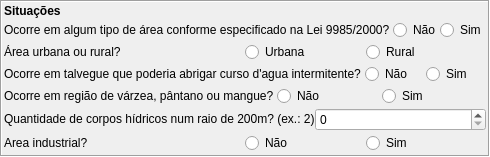
        <widget class="QFrame" name="frame_11">
         <property name="frameShape">
          <enum>QFrame::Box</enum>
         </property>
         <property name="frameShadow">
          <enum>QFrame::Sunken</enum>
         </property>
         <layout class="QVBoxLayout" name="verticalLayout_2">
          <property name="spacing">
           <number>2</number>
          </property>
          <property name="leftMargin">
           <number>2</number>
          </property>
          <property name="topMargin">
           <number>2</number>
          </property>
          <property name="rightMargin">
           <number>2</number>
          </property>
          <property name="bottomMargin">
           <number>2</number>
          </property>
          <item>
           <widget class="QLabel" name="lbSituacoes">
            <property name="sizePolicy">
             <sizepolicy hsizetype="Preferred" vsizetype="Fixed">
              <horstretch>0</horstretch>
              <verstretch>0</verstretch>
             </sizepolicy>
            </property>
            <property name="text">
             <string>&lt;html&gt;&lt;head/&gt;&lt;body&gt;&lt;p&gt;&lt;span style=&quot; font-weight:600;&quot;&gt;Situações&lt;/span&gt;&lt;/p&gt;&lt;/body&gt;&lt;/html&gt;</string>
            </property>
           </widget>
          </item>
          <item>
           <widget class="QFrame" name="frame">
            <property name="frameShape">
             <enum>QFrame::NoFrame</enum>
            </property>
            <property name="frameShadow">
             <enum>QFrame::Sunken</enum>
            </property>
            <layout class="QHBoxLayout" name="horizontalLayout_7">
             <property name="spacing">
              <number>0</number>
             </property>
             <property name="leftMargin">
              <number>0</number>
             </property>
             <property name="topMargin">
              <number>0</number>
             </property>
             <property name="rightMargin">
              <number>0</number>
             </property>
             <property name="bottomMargin">
              <number>0</number>
             </property>
             <item>
              <widget class="QLabel" name="lbLei9985">
               <property name="sizePolicy">
                <sizepolicy hsizetype="Preferred" vsizetype="Fixed">
                 <horstretch>0</horstretch>
                 <verstretch>0</verstretch>
                </sizepolicy>
               </property>
               <property name="text">
                <string>&lt;html&gt;&lt;head/&gt;&lt;body&gt;&lt;p&gt;Ocorre em algum tipo de área conforme especificado na Lei 9985/2000? &lt;/p&gt;&lt;/body&gt;&lt;/html&gt;</string>
               </property>
              </widget>
             </item>
             <item>
              <layout class="QHBoxLayout" name="horizontalLayout_4">
               <item>
                <widget class="QRadioButton" name="rbLei9985_0">
                 <property name="text">
                  <string>Não</string>
                 </property>
                </widget>
               </item>
               <item>
                <widget class="QRadioButton" name="rbLei9985_1">
                 <property name="text">
                  <string>Sim</string>
                 </property>
                </widget>
               </item>
              </layout>
             </item>
            </layout>
           </widget>
          </item>
          <item>
           <widget class="QFrame" name="frame_3">
            <property name="frameShape">
             <enum>QFrame::NoFrame</enum>
            </property>
            <property name="frameShadow">
             <enum>QFrame::Raised</enum>
            </property>
            <layout class="QHBoxLayout" name="horizontalLayout_8">
             <property name="spacing">
              <number>0</number>
             </property>
             <property name="leftMargin">
              <number>0</number>
             </property>
             <property name="topMargin">
              <number>0</number>
             </property>
             <property name="rightMargin">
              <number>0</number>
             </property>
             <property name="bottomMargin">
              <number>0</number>
             </property>
             <item>
              <widget class="QLabel" name="lbAreaRuralUrbana">
               <property name="sizePolicy">
                <sizepolicy hsizetype="Preferred" vsizetype="Fixed">
                 <horstretch>0</horstretch>
                 <verstretch>0</verstretch>
                </sizepolicy>
               </property>
               <property name="text">
                <string>&lt;html&gt;&lt;head/&gt;&lt;body&gt;&lt;p&gt;Área urbana ou rural? &lt;/p&gt;&lt;/body&gt;&lt;/html&gt;</string>
               </property>
              </widget>
             </item>
             <item>
              <layout class="QHBoxLayout" name="horizontalLayout">
               <item>
                <widget class="QRadioButton" name="rbAreaUrbanaRural_0">
                 <property name="text">
                  <string>Urbana</string>
                 </property>
                </widget>
               </item>
               <item>
                <widget class="QRadioButton" name="rbAreaUrbanaRural_1">
                 <property name="text">
                  <string>Rural</string>
                 </property>
                </widget>
               </item>
              </layout>
             </item>
            </layout>
           </widget>
          </item>
          <item>
           <widget class="QFrame" name="frame_4">
            <property name="frameShape">
             <enum>QFrame::NoFrame</enum>
            </property>
            <property name="frameShadow">
             <enum>QFrame::Raised</enum>
            </property>
            <layout class="QHBoxLayout" name="horizontalLayout_15">
             <property name="spacing">
              <number>0</number>
             </property>
             <property name="leftMargin">
              <number>0</number>
             </property>
             <property name="topMargin">
              <number>0</number>
             </property>
             <property name="rightMargin">
              <number>0</number>
             </property>
             <property name="bottomMargin">
              <number>0</number>
             </property>
             <item>
              <widget class="QLabel" name="lbOcorrenciaTalvegue">
               <property name="sizePolicy">
                <sizepolicy hsizetype="Preferred" vsizetype="Fixed">
                 <horstretch>0</horstretch>
                 <verstretch>0</verstretch>
                </sizepolicy>
               </property>
               <property name="text">
                <string>&lt;html&gt;&lt;head/&gt;&lt;body&gt;&lt;p&gt;Ocorre em talvegue que poderia abrigar curso d'agua intermitente? &lt;/p&gt;&lt;/body&gt;&lt;/html&gt;</string>
               </property>
              </widget>
             </item>
             <item>
              <layout class="QHBoxLayout" name="horizontalLayout_12">
               <item>
                <widget class="QRadioButton" name="rbOcorrenciaTalvegue_0">
                 <property name="text">
                  <string>Não</string>
                 </property>
                </widget>
               </item>
               <item>
                <widget class="QRadioButton" name="rbOcorrenciaTalvegue_1">
                 <property name="text">
                  <string>Sim</string>
                 </property>
                </widget>
               </item>
              </layout>
             </item>
            </layout>
           </widget>
          </item>
          <item>
           <widget class="QFrame" name="frame_5">
            <property name="frameShape">
             <enum>QFrame::NoFrame</enum>
            </property>
            <property name="frameShadow">
             <enum>QFrame::Raised</enum>
            </property>
            <layout class="QHBoxLayout" name="horizontalLayout_17">
             <property name="spacing">
              <number>0</number>
             </property>
             <property name="leftMargin">
              <number>0</number>
             </property>
             <property name="topMargin">
              <number>0</number>
             </property>
             <property name="rightMargin">
              <number>0</number>
             </property>
             <property name="bottomMargin">
              <number>0</number>
             </property>
             <item>
              <widget class="QLabel" name="lbOcorrenciaVarzea">
               <property name="sizePolicy">
                <sizepolicy hsizetype="Preferred" vsizetype="Fixed">
                 <horstretch>0</horstretch>
                 <verstretch>0</verstretch>
                </sizepolicy>
               </property>
               <property name="text">
                <string>&lt;html&gt;&lt;head/&gt;&lt;body&gt;&lt;p&gt;Ocorre em região de várzea, pântano ou mangue? &lt;/p&gt;&lt;/body&gt;&lt;/html&gt;</string>
               </property>
              </widget>
             </item>
             <item>
              <layout class="QHBoxLayout" name="horizontalLayout_16">
               <item>
                <widget class="QRadioButton" name="rbOcorrenciaVarzea_0">
                 <property name="text">
                  <string>Não</string>
                 </property>
                </widget>
               </item>
               <item>
                <widget class="QRadioButton" name="rbOcorrenciaVarzea_1">
                 <property name="text">
                  <string>Sim</string>
                 </property>
                </widget>
               </item>
              </layout>
             </item>
            </layout>
           </widget>
          </item>
          <item>
           <widget class="QFrame" name="frame_8">
            <property name="frameShape">
             <enum>QFrame::NoFrame</enum>
            </property>
            <property name="frameShadow">
             <enum>QFrame::Raised</enum>
            </property>
            <layout class="QHBoxLayout" name="horizontalLayout_20">
             <property name="spacing">
              <number>0</number>
             </property>
             <property name="leftMargin">
              <number>0</number>
             </property>
             <property name="topMargin">
              <number>0</number>
             </property>
             <property name="rightMargin">
              <number>0</number>
             </property>
             <property name="bottomMargin">
              <number>0</number>
             </property>
             <item>
              <widget class="QLabel" name="lbOcorrenciaCorposHidricos">
               <property name="sizePolicy">
                <sizepolicy hsizetype="Preferred" vsizetype="Fixed">
                 <horstretch>0</horstretch>
                 <verstretch>0</verstretch>
                </sizepolicy>
               </property>
               <property name="text">
                <string>&lt;html&gt;&lt;head/&gt;&lt;body&gt;&lt;p&gt;Quantidade de corpos hídricos num raio de 200m?  (ex.: 2)&lt;/p&gt;&lt;/body&gt;&lt;/html&gt;</string>
               </property>
              </widget>
             </item>
             <item>
              <widget class="QSpinBox" name="sbQuantidadeCorposHidricos">
               <property name="sizePolicy">
                <sizepolicy hsizetype="Minimum" vsizetype="Fixed">
                 <horstretch>0</horstretch>
                 <verstretch>0</verstretch>
                </sizepolicy>
               </property>
               <property name="value">
                <number>0</number>
               </property>
              </widget>
             </item>
            </layout>
           </widget>
          </item>
          <item>
           <widget class="QFrame" name="frame_10">
            <property name="frameShape">
             <enum>QFrame::NoFrame</enum>
            </property>
            <property name="frameShadow">
             <enum>QFrame::Raised</enum>
            </property>
            <layout class="QHBoxLayout" name="horizontalLayout_30">
             <property name="spacing">
              <number>0</number>
             </property>
             <property name="leftMargin">
              <number>0</number>
             </property>
             <property name="topMargin">
              <number>0</number>
             </property>
             <property name="rightMargin">
              <number>0</number>
             </property>
             <property name="bottomMargin">
              <number>0</number>
             </property>
             <item>
              <widget class="QLabel" name="lbAreaIndustrial">
               <property name="sizePolicy">
                <sizepolicy hsizetype="Preferred" vsizetype="Fixed">
                 <horstretch>0</horstretch>
                 <verstretch>0</verstretch>
                </sizepolicy>
               </property>
               <property name="text">
                <string>&lt;html&gt;&lt;head/&gt;&lt;body&gt;&lt;p&gt;Area industrial? &lt;/p&gt;&lt;/body&gt;&lt;/html&gt;</string>
               </property>
              </widget>
             </item>
             <item>
              <layout class="QHBoxLayout" name="horizontalLayout_64">
               <item>
                <widget class="QRadioButton" name="rbAreaIndustrial_0">
                 <property name="text">
                  <string>Não</string>
                 </property>
                </widget>
               </item>
               <item>
                <widget class="QRadioButton" name="rbAreaIndustrial_1">
                 <property name="text">
                  <string>Sim</string>
                 </property>
                </widget>
               </item>
              </layout>
             </item>
            </layout>
           </widget>
          </item>
         </layout>
        </widget>
